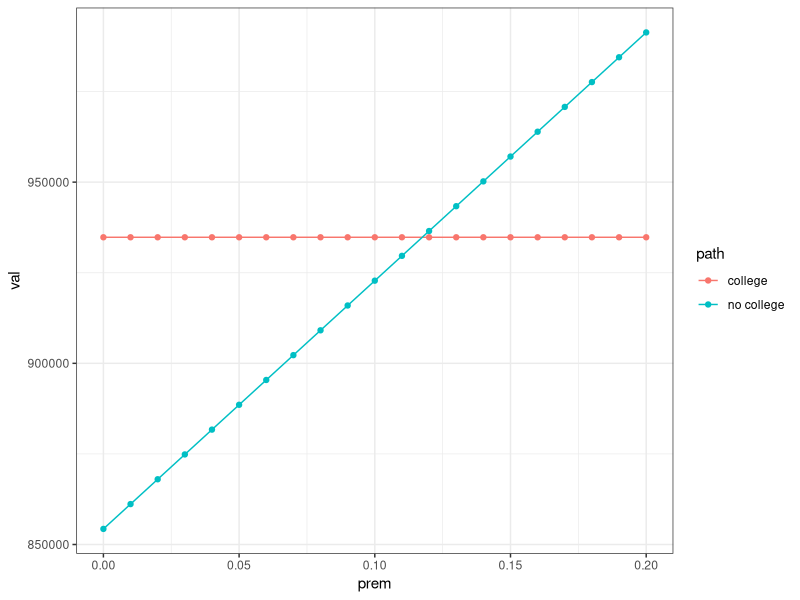
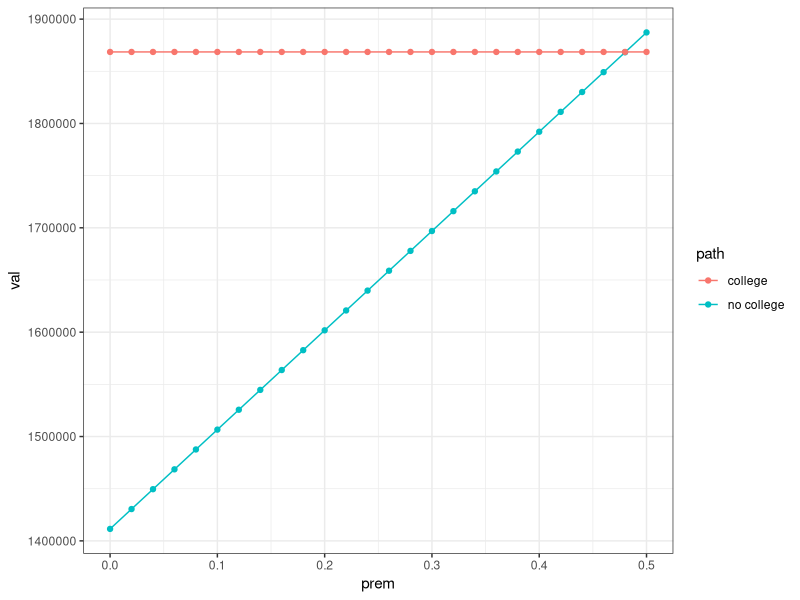

The R source for these figures, in order:

require(data.table)
require(ggplot2)
########################################################
########################################################
#parameters

#the backbone of this analysis is really simple,
# it is based on what you make in year 1 and what you
# make in year 5 according to 4 different paths


#starting non-MLS salary for UC Berkely grads
s.CAL <- 60400

#starting non-MLS salary for the no college option
s.NC <- 0.62*60400

# salary for the professional soccer development contract
s.DEV <- 26000

# salary for the college option (to account for living expenses being paid for)
s.COL <- 14000

# starting salary for the MLS contract (based on the current median MLS salary)
s.MLS <- 91000

g.CAL <- 1.08
g.MLS <- 1.1
g.NC <- 1.08

#set up the earnings caps 
cap <- c(150000,1000000,150000,1000000)

df <- data.frame(path=c(1:4),year1=c(s.DEV,s.DEV,s.COL,s.COL),year5=c(s.NC,s.MLS,s.CAL,s.MLS),
                 growth=c(g.NC,g.MLS,g.CAL,g.MLS), cap=cap,
                 desc=c("developmental contract + no MLS","developmental contract + MLS","college + no MLS","college + MLS"))

#time horizon
T <- 14

#beta - the discount rate
beta <- 0.97

#probability of MLS success in the college scenario
p.CAL <- .5

#probability premium for the non college option
p.prem <- 0
############################################################
############################################################
############################################################
############################################################
############################################################
############################################################
############################################################
############################################################

#the following analysis is based on 4 paths:

#1.  developmental contract/no MLS
#2.  developmental contract/MLS
#3.  college/no MLS
#4.  college/MLS


#--------------------------------------------------------------

npv <- function(path){
  E <- data.frame(rbindlist(lapply(c(1:T),function(t){
    if(t<5){
      v <- df$year1[df$path==path] * beta^(t-1)
    }else{
      v <- min(df$cap[df$path==path],(df$year5[df$path==path] * (df$growth[df$path==path]^(t-5)))) * beta^(t-1)
    }
    return(data.frame(v=v))
  })))
  return(E)
}

#------------------------------------------------------------------

#-------------------------------------------------------------------
#so now we'll call the function for each path
#
#	For starters we assume the college-no college
#	paths are equally likely to lead to an MLS
#	contract in the 5th year.  This means the expected
# 	net present value of the no-college path is 
#		0.5*npv[no college/no MLS] + 0.5*npv[no college/no MLS]
#	
#	and the net present value of the college path is:
#		0.5*npv[college/no MLS] * 0.5*npv[college/MLS]
#

earnings <- data.frame(npv(path=1),npv(path=2),npv(path=3),npv(path=4))
names(earnings) <- c("path1","path2", "path3", "path4")

#Initial Run
EV <- data.frame(path=c("no college","college"),
                 EV=c( ((1-(p.CAL+p.prem))*sum(earnings$path1))+((p.CAL+p.prem)*sum(earnings$path2)), 
                       ((1-p.CAL)*sum(earnings$path3))+(p.CAL*sum(earnings$path4)) ))

#now let's plot the probability premiums. for this we'll write another function that accepts
# the probability premium as an input

EV.sim <- function(p.add){
  return(data.frame(path=c("no college","college"),
                    val=c( ((1-(p.CAL+p.add))*sum(earnings$path1))+((p.CAL+p.add)*sum(earnings$path2)),
                           ((1-p.CAL)*sum(earnings$path3))+ ((p.CAL)*sum(earnings$path4))),
                    prem=c(rep(p.add,2)))
  )
}

df.prem <- data.frame(rbindlist(lapply(seq(from=0,to=0.2,by=0.01),EV.sim)))
ggplot(df.prem,aes(x=prem,y=val,color=path))+geom_line()+geom_point() + theme_bw()



#########################################################################
#########################################################################
#########################################################################
#########################################################################
#########################################################################
#########################################################################
#########################################################################
#########################################################################
#########################################################################
#########################################################################
#########################################################################
#########################################################################
#########################################################################
#########################################################################
#########################################################################
#########################################################################
#########################################################################
#########################################################################
#########################################################################
#########################################################################
#########################################################################


#---------------------------------------------------------------------
#Life time analysis

#the following assumptions are made for the lifetime analysis:

#	1.  conditional on making the MLS the player will have a 10 year career
#	2.  after 10 years the non college educated player's salary reverts back to 
#		the year 11 salary for a non-college educated worker and the college educated
#   salary reverts back to the year 11 salary for a Berkeley educated worker
#	3.  the rate of earnings growth is 1.5 times higher for Berkeley educated workers than for
#		non college educated worker
#	4.  the period of analysis is 25 years
#      

# make a few changes to the base data frame
df$growth <- c(1.052,1.1,1.08,1.1)

df$year16 <- 0
df$year16[df$path==1] <- df$year5[df$path==1]*(df$growth[df$path==1])^10

#we assume that once the 10 year MLS career is over the player's year 16
# starting salary is as if he were a high school educated worker with 10 years
# work experience
df$year16[df$path==2] <- df$year5[df$path==1]*(df$growth[df$path==1])^10

#the year 15 salary for a Cal grad is just the continuation of his prior 
# earnings growth
df$year16[df$path==3] <- df$year5[df$path==3]*(df$growth[df$path==3])^10

#the year 15 salary for a Cal grad who player 10 years in the MLS is
# equal to the year 11 salary for a Cal grad with 10 years experience
df$year16[df$path==4] <- df$year5[df$path==3]*(df$growth[df$path==3])^10

#amend the npv calculation sligthly to introduce the proper starting
# salary at the termination of the 10 year MLS contract.  Also, imposing the cap
# is a little funky for the lifetime analysis so we'll break this down into parts
val <- function(path){
  E <- data.frame(rbindlist(lapply(c(1:T),function(t){
    if(t<5){
      v <- df$year1[df$path==path]
    }else if(t>=5 & t<=15){
      v <- (df$year5[df$path==path] * (df$growth[df$path==path]^(t-5))) 
    }else{
      v <- min(df$cap[df$path==path],(df$year16[df$path==path]*(df$growth[df$path==path]^(t-16))))
    }
    return(data.frame(v=v))
  })))
  return(E)
}
#---------------------------------------------------------------------


#initial lifetime run
T<- 25
earnings <- data.frame(val(path=1),val(path=2),val(path=3),val(path=4))
names(earnings) <- c("path1","path2","path3","path4")

#this part is clunky but I gots other work to do tonigth so I'm not investing in elegance...
# feel free to clone this shit in GitHub and push some changes!

#now impose the cap by hand for paths 3 and 4 and discount to PV terms
earnings$path2[which(earnings$path2>df$cap[1] & as.numeric(rownames(earnings))>15)] <- df$cap[1]
earnings$path4[which(earnings$path4>df$cap[3] & as.numeric(rownames(earnings))>15)] <- df$cap[3]

#now discount to present value
earnings <- t(sapply(1:nrow(earnings),function(i)beta^(i-1)*earnings[i,]))
earnings <- data.frame(path1=unlist(earnings)[1:25],
                       path2=unlist(earnings)[26:50],
                       path3=unlist(earnings)[51:75],
                       path4=unlist(earnings)[76:100])


EV <- data.frame(path=c("no college","college"),
                 EV=c( ((1-(p.CAL+p.prem))*sum(earnings$path1))+((p.CAL+p.prem)*sum(earnings$path2)), 
                       ((1-p.CAL)*sum(earnings$path3))+(p.CAL*sum(earnings$path4))) )


#simulate some probability premiums
EV.sim <- function(p.add){
  return(data.frame(path=c("no college","college"),
                    val=c( ((1-(p.CAL+p.add))*sum(earnings$path1))+((p.CAL+p.add)*sum(earnings$path2)),
                           ((1-p.CAL)*sum(earnings$path3))+ ((p.CAL)*sum(earnings$path4))),
                    prem=c(rep(p.add,2)))
  )
}

df.prem <- data.frame(rbindlist(lapply(seq(from=0,to=0.5,by=0.02),EV.sim)))
ggplot(df.prem,aes(x=prem,y=val,color=path))+geom_line()+geom_point() + theme_bw()







